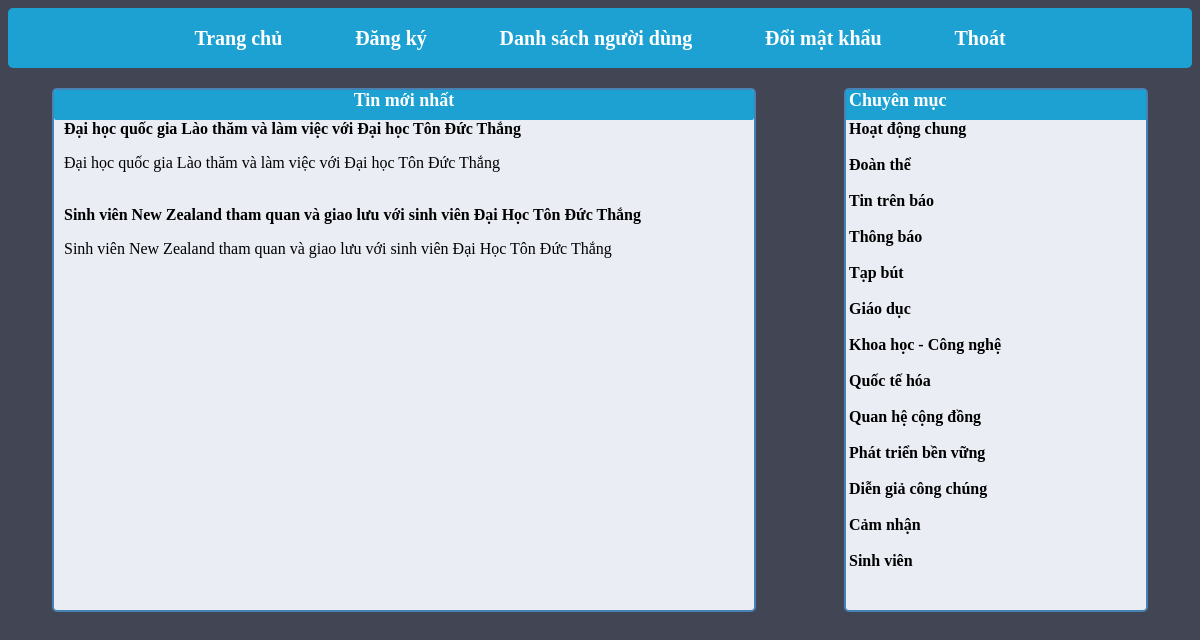
The page /admin/index.php (signed in) on the database its author committed.
### tables this page shows
CREATE TABLE `bantin` (
  `idTin` mediumint(9) NOT NULL,
  `idNhom` char(5) NOT NULL,
  `tieude` varchar(150) NOT NULL,
  `trichdan` text NOT NULL,
  `anhtrichdan` longblob NOT NULL,
  `noidung` text NOT NULL
);

CREATE TABLE `nhomtin` (
  `idNhom` char(5) NOT NULL,
  `tenNhom` varchar(60) NOT NULL
);

### admin/right.php (the view, shortened to what this page needs)
<?php
  include 'data.php'
?>
<div id="right">
    <div class="newsgroup-menu"> <p>Chuyên mục</p></div>
        <div class="newsgroup">
<?php
			$sql = "select * from nhomtin order by idNhom ASC";
            $result = mysqli_query($conn,$sql);
            if (mysqli_num_rows($result) > 0) {
				while($row=mysqli_fetch_assoc($result)) {
					echo "<div class='group-field'><a class='group-links' href='news.php?id=".$row['idNhom']."'>".$row['tenNhom']." </a></div>" ."<br>";
				}
			}
			else echo "không có bản ghi nào!";
?>
        </div>
</div>

### admin/index.php (shortened to what this page needs)
<?php
    include 'data.php'
?>
<!DOCTYPE html>
<html lang="en">
<head>
    <link href="style.css?v=<?php echo time(); ?>" media="all" rel="stylesheet" type="text/css"/>
</head>
<body>
<div id="wrapper">
<?php
include 'top.php';
?>
<div class="main">
        <div id="middle">
            <div id="banner">Tin mới nhất</div>
            <div id="content">
                <?php
                    $sql= "SELECT * FROM bantin ORDER BY idTin DESC LIMIT 5";
                    $result = mysqli_query($conn,$sql);
                    while($row=mysqli_fetch_assoc($result)) {
                        $tieude=$row['tieude'];
                        echo "<a class='news-link' href='newsdetail.php?idn=".$row['idNhom']."&id=".$row['idTin']."'>".$row['tieude']."</a>";
                        echo "<br><p class='quote'>$tieude<p><br>";
                    }
                ?>
            </div>
        </div>
<?php
include 'right.php'
?>
</div>
</div>
</body>
</html>

### admin/top.php
<div id="top">
     <div class="header">
         <div><a href="index.php"> Trang chủ </a></div>
         <div><a href="register.php"> Đăng ký</a></div>
         <div><a href="viewusers.php">Danh sách người dùng</a></div>
         <?php
             if(isset($_SESSION['user'])){
                 echo '<div><a href="change-pass.php">Đổi mật khẩu</a></div>';
             }else{
                 echo '<div><a href="login.php"> Đăng Nhập</a></div>';
             }
         ?>
         <?php
             if(isset($_SESSION['user'])){
                 echo '<div><a href="logout.php">Thoát</a></div>';
             }else{
                 echo '<div><a href="login.php"> Đăng Nhập</a></div>';
             }
         ?>
     </div>
 </div>

### admin/style.css (style rules this page uses)
.header { display: flex; height: 60px; background-color: #1CA1D2; font-size: 20px; align-items: center; justify-content: space-around; padding-left: 150px; padding-right: 150px; border-radius: 5px; }
body { background-color:#414554; }
.header a { text-decoration: none; color: white; font-weight:bold; }
.main { display: flex; justify-content: space-around; margin-top: 20px }
#middle { border: 2px solid steelblue; border-radius: 5px; width: 700px; background-color:#ebedf5; }
#right { border: 2px solid steelblue; border-radius: 5px; width: 300px; background-color:#ebedf5; height: 520px; }
#banner { text-align: center; background-color:#1CA1D2; border-radius: 2px; height: 30px; color: white; font-weight: bold; font-size:18px; }
.newsgroup-menu { margin-top: -18px; background-color:#1CA1D2; height: 30px; font-weight:bold; }
.newsgroup-menu p { font-size:18px; color: white; padding-left:3px }
.group-links { text-decoration:none; color: #000; padding-left:3px; font-weight:bold; }
.news-link { text-decoration: none; color: #000; padding-left:10px; font-weight:bold; }
.quote { padding-left:10px; }

### rows shown on the page
bantin: tieude "Đại học quốc gia Lào thăm và làm việc với Đại học Tôn Đức Thắng"
bantin: tieude "Sinh viên New Zealand tham quan và giao lưu với sinh viên Đại Học Tôn Đức Thắng"
nhomtin: tenNhom "Hoạt động chung"
nhomtin: tenNhom "Đoàn thể"
nhomtin: tenNhom "Tin trên báo"
nhomtin: tenNhom "Thông báo"
nhomtin: tenNhom "Tạp bút"
nhomtin: tenNhom "Giáo dục"
nhomtin: tenNhom "Khoa học - Công nghệ"
nhomtin: tenNhom "Quốc tế hóa"
nhomtin: tenNhom "Quan hệ cộng đồng"
nhomtin: tenNhom "Phát triển bền vững"
nhomtin: tenNhom "Diễn giả công chúng"
nhomtin: tenNhom "Cảm nhận"
nhomtin: tenNhom "Sinh viên"
